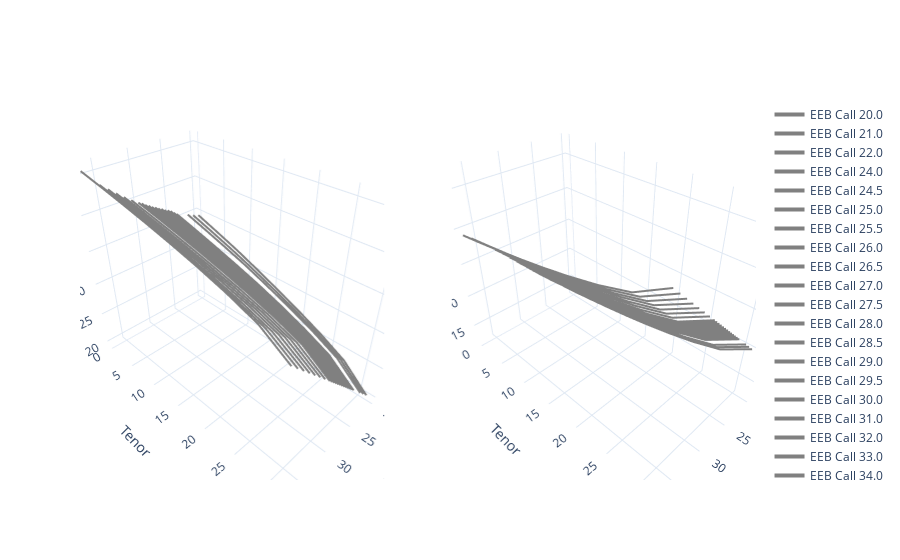

The code cell stored with this chart in its notebook:
### Code cell
grapher.plot3d_boundaries(df,0)

### Figure 1 — Plotly figure (JSON) as saved in the notebook; plotly's stock layout.template omitted (floating-point values rounded to 4 significant figures)
{"data": [{"line": {"color": "gray", "width": 4}, "marker": {"color": "gray", "size": 0, "symbol": "circle"}, "mode": "lines", "name": "EEB Call 20.0", "scene": "scene", "type": "scatter3d", "x": [20, 20, 20, 20, 20, 20, 20, 20, 20], "y": [31.11, 27.22, 23.33, 19.44, 15.56, 11.67, 7.778, 3.889, 0], "z": [20, 23.4, 25.43, 27.19, 28.8, 30.34, 31.8, 33.1, 34.36]}, {"line": {"color": "gray", "width": 4}, "marker": {"color": "gray", "size": 0, "symbol": "circle"}, "mode": "lines", "name": "EEB Call 21.0", "scene": "scene", "type": "scatter3d", "x": [21, 21, 21, 21, 21, 21, 21, 21, 21], "y": [31.11, 27.22, 23.33, 19.44, 15.56, 11.67, 7.778, 3.889, 0], "z": [21, 24.3, 26.26, 27.94, 29.48, 30.94, 32.27, 33.51, 34.69]}, {"line": {"color": "gray", "width": 4}, "marker": {"color": "gray", "size": 0, "symbol": "circle"}, "mode": "lines", "name": "EEB Call 22.0", "scene": "scene", "type": "scatter3d", "x": [22, 22, 22, 22, 22, 22, 22, 22, 22], "y": [31.11, 27.22, 23.33, 19.44, 15.56, 11.67, 7.778, 3.889, 0], "z": [22, 25.22, 27.12, 28.74, 30.22, 31.61, 32.84, 34.01, 35.14]}, {"line": {"color": "gray", "width": 4}, "marker": {"color": "gray", "size": 0, "symbol": "circle"}, "mode": "lines", "name": "EEB Call 24.0", "scene": "scene", "type": "scatter3d", "x": [24, 24, 24, 24, 24, 24, 24, 24, 24], "y": [31.11, 27.22, 23.33, 19.44, 15.56, 11.67, 7.778, 3.889, 0], "z": [24, 27.01, 28.76, 30.25, 31.59, 32.76, 33.87, 34.91, 35.92]}, {"line": {"color": "gray", "width": 4}, "marker": {"color": "gray", "size": 0, "symbol": "circle"}, "mode": "lines", "name": "EEB Call 24.5", "scene": "scene", "type": "scatter3d", "x": [24.5, 24.5, 24.5, 24.5, 24.5, 24.5, 24.5, 24.5, 24.5], "y": [31.11, 27.22, 23.33, 19.44, 15.56, 11.67, 7.778, 3.889, 0], "z": [24.5, 27.49, 29.23, 30.7, 32.01, 33.17, 34.26, 35.29, 36.28]}, {"line": {"color": "gray", "width": 4}, "marker": {"color": "gray", "size": 0, "symbol": "circle"}, "mode": "lines", "name": "EEB Call 25.0", "scene": "scene", "type": "scatter3d", "x": [25, 25, 25, 25, 25, 25, 25, 25, 25], "y": [31.11, 27.22, 23.33, 19.44, 15.56, 11.67, 7.778, 3.889, 0], "z": [25, 27.99, 29.72, 31.19, 32.46, 33.61, 34.69, 35.71, 36.69]}, {"line": {"color": "gray", "width": 4}, "marker": {"color": "gray", "size": 0, "symbol": "circle"}, "mode": "lines", "name": "EEB Call 25.5", "scene": "scene", "type": "scatter3d", "x": [25.5, 25.5, 25.5, 25.5, 25.5, 25.5, 25.5, 25.5, 25.5], "y": [31.11, 27.22, 23.33, 19.44, 15.56, 11.67, 7.778, 3.889, 0], "z": [25.5, 28.46, 30.17, 31.61, 32.84, 33.97, 35.03, 36.03, 36.99]}, {"line": {"color": "gray", "width": 4}, "marker": {"color": "gray", "size": 0, "symbol": "circle"}, "mode": "lines", "name": "EEB Call 26.0", "scene": "scene", "type": "scatter3d", "x": [26, 26, 26, 26, 26, 26, 26, 26, 26], "y": [31.11, 27.22, 23.33, 19.44, 15.56, 11.67, 7.778, 3.889, 0], "z": [26, 28.9, 30.57, 31.96, 33.16, 34.26, 35.29, 36.26, 37.19]}, {"line": {"color": "gray", "width": 4}, "marker": {"color": "gray", "size": 0, "symbol": "circle"}, "mode": "lines", "name": "EEB Call 26.5", "scene": "scene", "type": "scatter3d", "x": [26.5, 26.5, 26.5, 26.5, 26.5, 26.5, 26.5, 26.5, 26.5], "y": [31.11, 27.22, 23.33, 19.44, 15.56, 11.67, 7.778, 3.889, 0], "z": [26.5, 29.38, 31.03, 32.38, 33.56, 34.65, 35.66, 36.62, 37.54]}, {"line": {"color": "gray", "width": 4}, "marker": {"color": "gray", "size": 0, "symbol": "circle"}, "mode": "lines", "name": "EEB Call 27.0", "scene": "scene", "type": "scatter3d", "x": [27, 27, 27, 27, 27, 27, 27, 27, 27], "y": [31.11, 27.22, 23.33, 19.44, 15.56, 11.67, 7.778, 3.889, 0], "z": [27, 29.82, 31.44, 32.75, 33.9, 34.95, 35.94, 36.87, 37.76]}, {"line": {"color": "gray", "width": 4}, "marker": {"color": "gray", "size": 0, "symbol": "circle"}, "mode": "lines", "name": "EEB Call 27.5", "scene": "scene", "type": "scatter3d", "x": [27.5, 27.5, 27.5, 27.5, 27.5, 27.5, 27.5, 27.5, 27.5], "y": [31.11, 27.22, 23.33, 19.44, 15.56, 11.67, 7.778, 3.889, 0], "z": [27.5, 30.29, 31.88, 33.16, 34.29, 35.33, 36.29, 37.21, 38.08]}, {"line": {"color": "gray", "width": 4}, "marker": {"color": "gray", "size": 0, "symbol": "circle"}, "mode": "lines", "name": "EEB Call 28.0", "scene": "scene", "type": "scatter3d", "x": [28, 28, 28, 28, 28, 28, 28, 28, 28], "y": [31.11, 27.22, 23.33, 19.44, 15.56, 11.67, 7.778, 3.889, 0], "z": [28, 30.74, 32.28, 33.53, 34.63, 35.64, 36.58, 37.47, 38.32]}, {"line": {"color": "gray", "width": 4}, "marker": {"color": "gray", "size": 0, "symbol": "circle"}, "mode": "lines", "name": "EEB Call 28.5", "scene": "scene", "type": "scatter3d", "x": [28.5, 28.5, 28.5, 28.5, 28.5, 28.5, 28.5, 28.5, 28.5], "y": [31.11, 27.22, 23.33, 19.44, 15.56, 11.67, 7.778, 3.889, 0], "z": [28.5, 31.21, 32.71, 33.94, 35.03, 36.02, 36.95, 37.82, 38.66]}, {"line": {"color": "gray", "width": 4}, "marker": {"color": "gray", "size": 0, "symbol": "circle"}, "mode": "lines", "name": "EEB Call 29.0", "scene": "scene", "type": "scatter3d", "x": [29, 29, 29, 29, 29, 29, 29, 29, 29], "y": [31.11, 27.22, 23.33, 19.44, 15.56, 11.67, 7.778, 3.889, 0], "z": [29, 31.66, 33.12, 34.33, 35.39, 36.36, 37.27, 38.12, 38.93]}, {"line": {"color": "gray", "width": 4}, "marker": {"color": "gray", "size": 0, "symbol": "circle"}, "mode": "lines", "name": "EEB Call 29.5", "scene": "scene", "type": "scatter3d", "x": [29.5, 29.5, 29.5, 29.5, 29.5, 29.5, 29.5, 29.5, 29.5], "y": [31.11, 27.22, 23.33, 19.44, 15.56, 11.67, 7.778, 3.889, 0], "z": [29.5, 32.13, 33.57, 34.76, 35.81, 36.77, 37.66, 38.5, 39.3]}, {"line": {"color": "gray", "width": 4}, "marker": {"color": "gray", "size": 0, "symbol": "circle"}, "mode": "lines", "name": "EEB Call 30.0", "scene": "scene", "type": "scatter3d", "x": [30, 30, 30, 30, 30, 30, 30, 30, 30], "y": [31.11, 27.22, 23.33, 19.44, 15.56, 11.67, 7.778, 3.889, 0], "z": [30, 32.57, 33.99, 35.15, 36.17, 37.11, 37.98, 38.8, 39.58]}, {"line": {"color": "gray", "width": 4}, "marker": {"color": "gray", "size": 0, "symbol": "circle"}, "mode": "lines", "name": "EEB Call 31.0", "scene": "scene", "type": "scatter3d", "x": [31, 31, 31, 31, 31, 31, 31, 31, 31], "y": [31.11, 27.22, 23.33, 19.44, 15.56, 11.67, 7.778, 3.889, 0], "z": [31, 33.48, 34.85, 35.97, 36.96, 37.86, 38.7, 39.49, 40.24]}, {"line": {"color": "gray", "width": 4}, "marker": {"color": "gray", "size": 0, "symbol": "circle"}, "mode": "lines", "name": "EEB Call 32.0", "scene": "scene", "type": "scatter3d", "x": [32, 32, 32, 32, 32, 32, 32, 32, 32], "y": [31.11, 27.22, 23.33, 19.44, 15.56, 11.67, 7.778, 3.889, 0], "z": [32, 34.41, 35.75, 36.84, 37.8, 38.67, 39.48, 40.25, 40.98]}, {"line": {"color": "gray", "width": 4}, "marker": {"color": "gray", "size": 0, "symbol": "circle"}, "mode": "lines", "name": "EEB Call 33.0", "scene": "scene", "type": "scatter3d", "x": [33, 33, 33, 33, 33, 33, 33, 33, 33], "y": [31.11, 27.22, 23.33, 19.44, 15.56, 11.67, 7.778, 3.889, 0], "z": [33, 35.36, 36.66, 37.73, 38.67, 39.52, 40.32, 41.06, 41.77]}, {"line": {"color": "gray", "width": 4}, "marker": {"color": "gray", "size": 0, "symbol": "circle"}, "mode": "lines", "name": "EEB Call 34.0", "scene": "scene", "type": "scatter3d", "x": [34, 34, 34, 34, 34, 34, 34, 34, 34], "y": [31.11, 27.22, 23.33, 19.44, 15.56, 11.67, 7.778, 3.889, 0], "z": [34, 36.31, 37.59, 38.64, 39.56, 40.4, 41.17, 41.9, 42.59]}, {"line": {"color": "gray", "width": 4}, "marker": {"color": "gray", "size": 0, "symbol": "circle"}, "mode": "lines", "name": "EEB Call 35.0", "scene": "scene", "type": "scatter3d", "x": [35, 35, 35, 35, 35, 35, 35, 35, 35], "y": [31.11, 27.22, 23.33, 19.44, 15.56, 11.67, 7.778, 3.889, 0], "z": [35, 37.26, 38.53, 39.55, 40.46, 41.28, 42.04, 42.76, 43.43]}, {"line": {"color": "gray", "width": 4}, "marker": {"color": "gray", "size": 0, "symbol": "circle"}, "mode": "lines", "name": "EEB Call 36.0", "scene": "scene", "type": "scatter3d", "x": [36, 36, 36, 36, 36, 36, 36, 36, 36], "y": [31.11, 27.22, 23.33, 19.44, 15.56, 11.67, 7.778, 3.889, 0], "z": [36, 38.27, 39.54, 40.57, 41.48, 42.31, 43.07, 43.79, 44.47]}, {"line": {"color": "gray", "width": 4}, "marker": {"color": "gray", "size": 0, "symbol": "circle"}, "mode": "lines", "name": "EEB Call 37.0", "scene": "scene", "type": "scatter3d", "x": [37, 37, 37, 37, 37, 37, 37, 37, 37], "y": [31.11, 27.22, 23.33, 19.44, 15.56, 11.67, 7.778, 3.889, 0], "z": [37, 39.32, 40.62, 41.67, 42.6, 43.44, 44.22, 44.96, 45.65]}, {"line": {"color": "gray", "width": 4}, "marker": {"color": "gray", "size": 0, "symbol": "circle"}, "mode": "lines", "name": "EEB Put 20.0", "scene": "scene2", "type": "scatter3d", "x": [20, 20, 20, 20, 20, 20, 20, 20, 20], "y": [31.11, 27.22, 23.33, 19.44, 15.56, 11.67, 7.778, 3.889, 0], "z": [20, 17.43, 16.24, 15.35, 14.64, 14.02, 13.49, 13.02, 12.59]}, {"line": {"color": "gray", "width": 4}, "marker": {"color": "gray", "size": 0, "symbol": "circle"}, "mode": "lines", "name": "EEB Put 21.0", "scene": "scene2", "type": "scatter3d", "x": [21, 21, 21, 21, 21, 21, 21, 21, 21], "y": [31.11, 27.22, 23.33, 19.44, 15.56, 11.67, 7.778, 3.889, 0], "z": [21, 18.45, 17.26, 16.37, 15.65, 15.03, 14.49, 14.01, 13.58]}, {"line": {"color": "gray", "width": 4}, "marker": {"color": "gray", "size": 0, "symbol": "circle"}, "mode": "lines", "name": "EEB Put 22.0", "scene": "scene2", "type": "scatter3d", "x": [22, 22, 22, 22, 22, 22, 22, 22, 22], "y": [31.11, 27.22, 23.33, 19.44, 15.56, 11.67, 7.778, 3.889, 0], "z": [22, 19.46, 18.27, 17.38, 16.65, 16.03, 15.48, 14.99, 14.55]}, {"line": {"color": "gray", "width": 4}, "marker": {"color": "gray", "size": 0, "symbol": "circle"}, "mode": "lines", "name": "EEB Put 24.0", "scene": "scene2", "type": "scatter3d", "x": [24, 24, 24, 24, 24, 24, 24, 24, 24], "y": [31.11, 27.22, 23.33, 19.44, 15.56, 11.67, 7.778, 3.889, 0], "z": [24, 21.48, 20.28, 19.39, 18.65, 18.02, 17.47, 16.97, 16.51]}, {"line": {"color": "gray", "width": 4}, "marker": {"color": "gray", "size": 0, "symbol": "circle"}, "mode": "lines", "name": "EEB Put 24.5", "scene": "scene2", "type": "scatter3d", "x": [24.5, 24.5, 24.5, 24.5, 24.5, 24.5, 24.5, 24.5, 24.5], "y": [31.11, 27.22, 23.33, 19.44, 15.56, 11.67, 7.778, 3.889, 0], "z": [24.5, 21.97, 20.78, 19.88, 19.14, 18.5, 17.94, 17.44, 16.98]}, {"line": {"color": "gray", "width": 4}, "marker": {"color": "gray", "size": 0, "symbol": "circle"}, "mode": "lines", "name": "EEB Put 25.0", "scene": "scene2", "type": "scatter3d", "x": [25, 25, 25, 25, 25, 25, 25, 25, 25], "y": [31.11, 27.22, 23.33, 19.44, 15.56, 11.67, 7.778, 3.889, 0], "z": [25, 22.48, 21.29, 20.4, 19.66, 19.02, 18.46, 17.96, 17.5]}, {"line": {"color": "gray", "width": 4}, "marker": {"color": "gray", "size": 0, "symbol": "circle"}, "mode": "lines", "name": "EEB Put 25.5", "scene": "scene2", "type": "scatter3d", "x": [25.5, 25.5, 25.5, 25.5, 25.5, 25.5, 25.5, 25.5, 25.5], "y": [31.11, 27.22, 23.33, 19.44, 15.56, 11.67, 7.778, 3.889, 0], "z": [25.5, 22.99, 21.8, 20.9, 20.16, 19.53, 18.97, 18.46, 18.0]}, {"line": {"color": "gray", "width": 4}, "marker": {"color": "gray", "size": 0, "symbol": "circle"}, "mode": "lines", "name": "EEB Put 26.0", "scene": "scene2", "type": "scatter3d", "x": [26, 26, 26, 26, 26, 26, 26, 26, 26], "y": [31.11, 27.22, 23.33, 19.44, 15.56, 11.67, 7.778, 3.889, 0], "z": [26, 23.49, 22.3, 21.4, 20.66, 20.03, 19.46, 18.95, 18.49]}, {"line": {"color": "gray", "width": 4}, "marker": {"color": "gray", "size": 0, "symbol": "circle"}, "mode": "lines", "name": "EEB Put 26.5", "scene": "scene2", "type": "scatter3d", "x": [26.5, 26.5, 26.5, 26.5, 26.5, 26.5, 26.5, 26.5, 26.5], "y": [31.11, 27.22, 23.33, 19.44, 15.56, 11.67, 7.778, 3.889, 0], "z": [26.5, 23.99, 22.8, 21.9, 21.16, 20.52, 19.96, 19.45, 18.98]}, {"line": {"color": "gray", "width": 4}, "marker": {"color": "gray", "size": 0, "symbol": "circle"}, "mode": "lines", "name": "EEB Put 27.0", "scene": "scene2", "type": "scatter3d", "x": [27, 27, 27, 27, 27, 27, 27, 27, 27], "y": [31.11, 27.22, 23.33, 19.44, 15.56, 11.67, 7.778, 3.889, 0], "z": [27, 24.51, 23.32, 22.43, 21.69, 21.05, 20.48, 19.97, 19.51]}, {"line": {"color": "gray", "width": 4}, "marker": {"color": "gray", "size": 0, "symbol": "circle"}, "mode": "lines", "name": "EEB Put 27.5", "scene": "scene2", "type": "scatter3d", "x": [27.5, 27.5, 27.5, 27.5, 27.5, 27.5, 27.5, 27.5, 27.5], "y": [31.11, 27.22, 23.33, 19.44, 15.56, 11.67, 7.778, 3.889, 0], "z": [27.5, 25.01, 23.83, 22.94, 22.2, 21.56, 20.99, 20.48, 20.02]}, {"line": {"color": "gray", "width": 4}, "marker": {"color": "gray", "size": 0, "symbol": "circle"}, "mode": "lines", "name": "EEB Put 28.0", "scene": "scene2", "type": "scatter3d", "x": [28, 28, 28, 28, 28, 28, 28, 28, 28], "y": [31.11, 27.22, 23.33, 19.44, 15.56, 11.67, 7.778, 3.889, 0], "z": [28, 25.53, 24.35, 23.46, 22.73, 22.09, 21.52, 21.01, 20.55]}, {"line": {"color": "gray", "width": 4}, "marker": {"color": "gray", "size": 0, "symbol": "circle"}, "mode": "lines", "name": "EEB Put 28.5", "scene": "scene2", "type": "scatter3d", "x": [28.5, 28.5, 28.5, 28.5, 28.5, 28.5, 28.5, 28.5, 28.5], "y": [31.11, 27.22, 23.33, 19.44, 15.56, 11.67, 7.778, 3.889, 0], "z": [28.5, 26.04, 24.86, 23.98, 23.24, 22.6, 22.04, 21.52, 21.06]}, {"line": {"color": "gray", "width": 4}, "marker": {"color": "gray", "size": 0, "symbol": "circle"}, "mode": "lines", "name": "EEB Put 29.0", "scene": "scene2", "type": "scatter3d", "x": [29, 29, 29, 29, 29, 29, 29, 29, 29], "y": [31.11, 27.22, 23.33, 19.44, 15.56, 11.67, 7.778, 3.889, 0], "z": [29, 26.56, 25.39, 24.51, 23.78, 23.14, 22.58, 22.07, 21.6]}, {"line": {"color": "gray", "width": 4}, "marker": {"color": "gray", "size": 0, "symbol": "circle"}, "mode": "lines", "name": "EEB Put 29.5", "scene": "scene2", "type": "scatter3d", "x": [29.5, 29.5, 29.5, 29.5, 29.5, 29.5, 29.5, 29.5, 29.5], "y": [31.11, 27.22, 23.33, 19.44, 15.56, 11.67, 7.778, 3.889, 0], "z": [29.5, 27.07, 25.9, 25.01, 24.28, 23.64, 23.08, 22.57, 22.1]}, {"line": {"color": "gray", "width": 4}, "marker": {"color": "gray", "size": 0, "symbol": "circle"}, "mode": "lines", "name": "EEB Put 30.0", "scene": "scene2", "type": "scatter3d", "x": [30, 30, 30, 30, 30, 30, 30, 30, 30], "y": [31.11, 27.22, 23.33, 19.44, 15.56, 11.67, 7.778, 3.889, 0], "z": [30, 27.6, 26.41, 25.53, 24.8, 24.17, 23.6, 23.09, 22.62]}, {"line": {"color": "gray", "width": 4}, "marker": {"color": "gray", "size": 0, "symbol": "circle"}, "mode": "lines", "name": "EEB Put 31.0", "scene": "scene2", "type": "scatter3d", "x": [31, 31, 31, 31, 31, 31, 31, 31, 31], "y": [31.11, 27.22, 23.33, 19.44, 15.56, 11.67, 7.778, 3.889, 0], "z": [31, 28.65, 27.48, 26.57, 25.84, 25.21, 24.65, 24.14, 23.67]}, {"line": {"color": "gray", "width": 4}, "marker": {"color": "gray", "size": 0, "symbol": "circle"}, "mode": "lines", "name": "EEB Put 32.0", "scene": "scene2", "type": "scatter3d", "x": [32, 32, 32, 32, 32, 32, 32, 32, 32], "y": [31.11, 27.22, 23.33, 19.44, 15.56, 11.67, 7.778, 3.889, 0], "z": [32, 29.7, 28.55, 27.66, 26.91, 26.26, 25.7, 25.19, 24.73]}, {"line": {"color": "gray", "width": 4}, "marker": {"color": "gray", "size": 0, "symbol": "circle"}, "mode": "lines", "name": "EEB Put 33.0", "scene": "scene2", "type": "scatter3d", "x": [33, 33, 33, 33, 33, 33, 33, 33, 33], "y": [31.11, 27.22, 23.33, 19.44, 15.56, 11.67, 7.778, 3.889, 0], "z": [33, 30.72, 29.58, 28.69, 27.94, 27.29, 26.7, 26.18, 25.71]}, {"line": {"color": "gray", "width": 4}, "marker": {"color": "gray", "size": 0, "symbol": "circle"}, "mode": "lines", "name": "EEB Put 34.0", "scene": "scene2", "type": "scatter3d", "x": [34, 34, 34, 34, 34, 34, 34, 34, 34], "y": [31.11, 27.22, 23.33, 19.44, 15.56, 11.67, 7.778, 3.889, 0], "z": [34, 31.75, 30.62, 29.73, 28.99, 28.34, 27.75, 27.22, 26.72]}, {"line": {"color": "gray", "width": 4}, "marker": {"color": "gray", "size": 0, "symbol": "circle"}, "mode": "lines", "name": "EEB Put 35.0", "scene": "scene2", "type": "scatter3d", "x": [35, 35, 35, 35, 35, 35, 35, 35, 35], "y": [31.11, 27.22, 23.33, 19.44, 15.56, 11.67, 7.778, 3.889, 0], "z": [35, 32.73, 31.58, 30.69, 29.94, 29.28, 28.68, 28.14, 27.64]}, {"line": {"color": "gray", "width": 4}, "marker": {"color": "gray", "size": 0, "symbol": "circle"}, "mode": "lines", "name": "EEB Put 36.0", "scene": "scene2", "type": "scatter3d", "x": [36, 36, 36, 36, 36, 36, 36, 36, 36], "y": [31.11, 27.22, 23.33, 19.44, 15.56, 11.67, 7.778, 3.889, 0], "z": [36, 33.7, 32.54, 31.63, 30.87, 30.2, 29.6, 29.05, 28.54]}, {"line": {"color": "gray", "width": 4}, "marker": {"color": "gray", "size": 0, "symbol": "circle"}, "mode": "lines", "name": "EEB Put 37.0", "scene": "scene2", "type": "scatter3d", "x": [37, 37, 37, 37, 37, 37, 37, 37, 37], "y": [31.11, 27.22, 23.33, 19.44, 15.56, 11.67, 7.778, 3.889, 0], "z": [37, 34.64, 33.45, 32.53, 31.75, 31.06, 30.44, 29.88, 29.35]}], "layout": {"paper_bgcolor": "rgba(0,0,0,0)", "plot_bgcolor": "rgba(0,0,0,0)", "scene": {"domain": {"x": [0, 0.45], "y": [0, 1]}, "xaxis": {"backgroundcolor": "rgba(0,0,0,0)", "title": {"text": "Strike"}}, "yaxis": {"backgroundcolor": "rgba(0,0,0,0)", "title": {"text": "Tenor"}}, "zaxis": {"backgroundcolor": "rgba(0,0,0,0)", "title": {"text": "Spot"}}}, "scene2": {"domain": {"x": [0.55, 1], "y": [0, 1]}, "xaxis": {"backgroundcolor": "rgba(0,0,0,0)", "title": {"text": "Strike"}}, "yaxis": {"backgroundcolor": "rgba(0,0,0,0)", "title": {"text": "Tenor"}}, "zaxis": {"backgroundcolor": "rgba(0,0,0,0)", "title": {"text": "Spot"}}}}}
